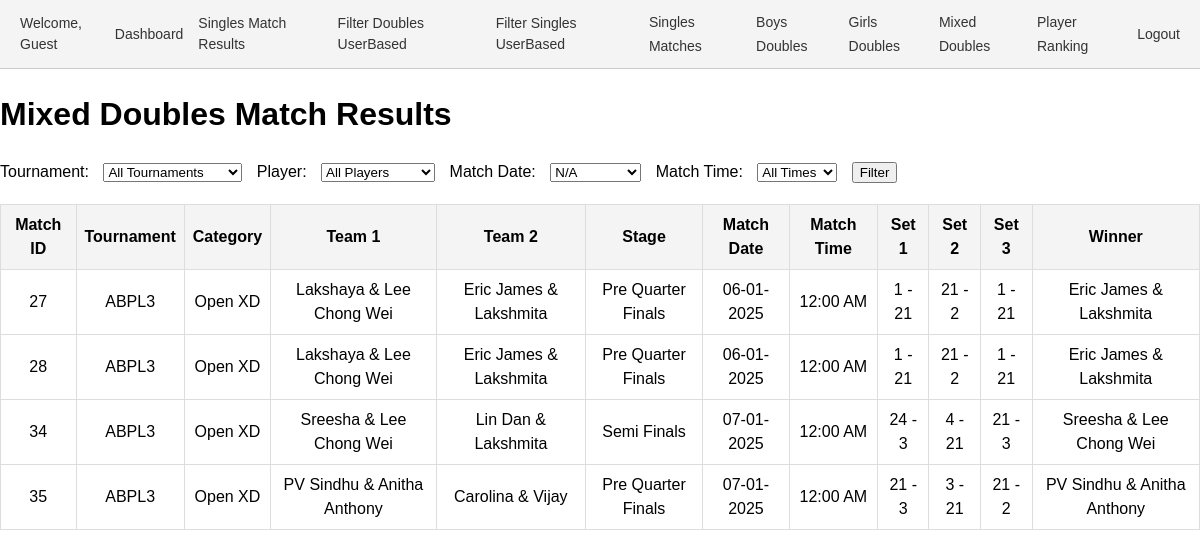
Before: /results_xd.php with the older database file.
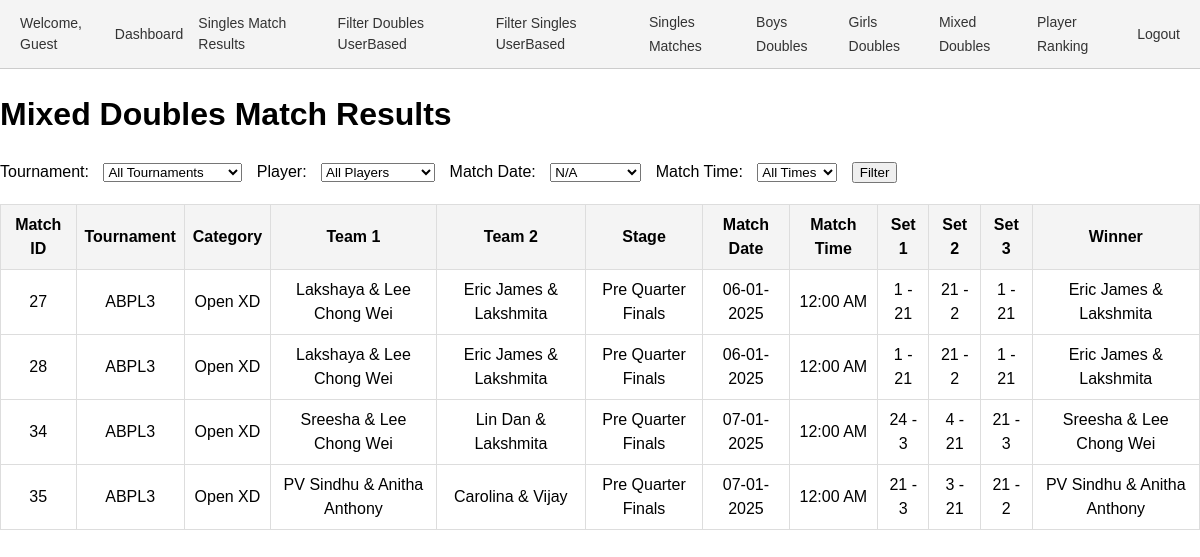
After: the same page with the newer database file.
### tables this page shows
CREATE TABLE `matches` (
  `id` int(11) NOT NULL,
  `tournament_id` int(11) NOT NULL,
  `category_id` int(11) NOT NULL,
  `pool` enum('A','B') DEFAULT NULL,
  `player1_id` int(11) DEFAULT NULL,
  `player2_id` int(11) DEFAULT NULL,
  `pre_quarter` tinyint(1) DEFAULT 0,
  `quarter` tinyint(1) DEFAULT 0,
  `semi` tinyint(1) DEFAULT 0,
  `final` tinyint(1) DEFAULT 0,
  `set1_player1_points` int(11) DEFAULT 0,
  `set1_player2_points` int(11) DEFAULT 0,
  `set2_player1_points` int(11) DEFAULT 0,
  `set2_player2_points` int(11) DEFAULT 0,
  `set3_player1_points` int(11) DEFAULT 0,
  `set3_player2_points` int(11) DEFAULT 0,
  `created_by` int(11) DEFAULT NULL,
  `stage` enum('Pre Quarter Finals','Quarter Finals','Semifinals','Finals','Preliminary') NOT NULL,
  `match_date` date DEFAULT NULL,
  `match_time` varchar(255) NOT NULL,
  `date` date DEFAULT NULL,
  `team1_player1_id` int(11) NOT NULL DEFAULT 0,
  `team1_player2_id` int(11) NOT NULL DEFAULT 0,
  `team2_player1_id` int(11) DEFAULT 0,
  `team2_player2_id` int(11) DEFAULT 0,
  `set1_team1_points` int(11) NOT NULL DEFAULT 0,
  `set1_team2_points` int(11) DEFAULT 0,
  `set2_team1_points` int(11) DEFAULT 0,
  `set2_team2_points` int(11) DEFAULT 0,
  `set3_team1_points` int(11) DEFAULT 0,
  `set3_team2_points` int(11) DEFAULT 0,
  `player3_id` int(11) DEFAULT NULL,
  `player4_id` int(11) DEFAULT NULL,
  `deleted_at` datetime DEFAULT NULL
);

CREATE TABLE `tournaments` (
  `id` int(11) NOT NULL,
  `name` varchar(255) NOT NULL,
  `created_by` int(11) DEFAULT NULL,
  `year` int(11) NOT NULL DEFAULT year(curdate()),
  `moderated_by` int(11) DEFAULT NULL
);

CREATE TABLE `categories` (
  `id` int(11) NOT NULL,
  `name` varchar(255) NOT NULL,
  `created_by` int(11) NOT NULL,
  `age_group` varchar(255) DEFAULT NULL,
  `sex` varchar(10) DEFAULT NULL,
  `type` enum('singles','doubles','mixed doubles') DEFAULT 'singles',
  `tournament_id` int(11) NOT NULL
);

### results_xd.php (the view, shortened to what this page needs)
<?php include 'header.php'; ?>
<?php
require_once 'conn.php';
$conn = new mysqli($servername, $username, $password, $dbname);
$match_date = $_GET['match_date'] ?? '';
$dates = $conn->query("SELECT DISTINCT match_date FROM matches ORDER BY match_date");
$query = "
    SELECT
        m.id AS match_id,
        t.name AS tournament_name,
        c.name AS category_name,
        c.type AS category_type, /* Singles, Doubles, or Mixed Doubles */
        p1.name AS team1_player1_name,
        p2.name AS team1_player2_name,
        p3.name AS team2_player1_name,
        p4.name AS team2_player2_name,
        m.stage,
        m.match_date,
        m.match_time,
        m.set1_team1_points,
        m.set1_team2_points,
        m.set2_team1_points,
        m.set2_team2_points,
        m.set3_team1_points,
        m.set3_team2_points
    FROM matches m
    INNER JOIN tournaments t ON m.tournament_id = t.id
    INNER JOIN categories c ON m.category_id = c.id
    LEFT JOIN players p1 ON m.team1_player1_id = p1.id
    LEFT JOIN players p2 ON m.team1_player2_id = p2.id
    LEFT JOIN players p3 ON m.team2_player1_id = p3.id
    LEFT JOIN players p4 ON m.team2_player2_id = p4.id
    WHERE c.type = 'mixed doubles' /* Filter only Mixed Doubles categories */
";
$query .= " ORDER BY m.id";
$result = $conn->query($query);
?>
<!DOCTYPE html>
<html lang="en">
<head>
</head>
<body>
    <h1>Mixed Doubles Match Results</h1>
    <form method="get">
        <label for="tournament_id">Tournament:</label>
        <select name="tournament_id" id="tournament_id">
            <option value="">All Tournaments</option>
        </select>
        <label for="player_id">Player:</label>
        <select name="player_id" id="player_id">
            <option value="">All Players</option>
        </select>
        <label for="match_date">Match Date:</label>
        <select name="match_date" id="match_date">
            <?php while ($row = $dates->fetch_assoc()): ?>
                <option value="<?= $row['match_date'] ?>" <?= $match_date == $row['match_date'] ? 'selected' : '' ?>>
                    <?= $row['match_date'] ? date("d-m-Y", strtotime($row['match_date'])) : 'N/A' ?>
                </option>
            <?php endwhile; ?>
        </select>
        <label for="datetime">Match Time:</label>
        <select name="datetime" id="datetime">
            <option value="">All Times</option>
        </select>
        <button type="submit">Filter</button>
    </form>
    <?php if ($result->num_rows > 0): ?>
        <table>
            <tr>
                <th>Match ID</th>
                <th>Tournament</th>
                <th>Category</th>
                <th>Team 1</th>
                <th>Team 2</th>
                <th>Stage</th>
                <th>Match Date</th>
                <th>Match Time</th>
                <th>Set 1</th>
                <th>Set 2</th>
                <th>Set 3</th>
                <th>Winner</th>
            </tr>
            <?php while ($row = $result->fetch_assoc()):
                $team1 = $row['team1_player1_name'] . " & " . $row['team1_player2_name'];
                $team2 = $row['team2_player1_name'] . " & " . $row['team2_player2_name'];
                $team1_total = $row['set1_team1_points'] + $row['set2_team1_points'] + $row['set3_team1_points'];
                $team2_total = $row['set1_team2_points'] + $row['set2_team2_points'] + $row['set3_team2_points'];
                $winner = $team1_total > $team2_total ? $team1 : ($team1_total < $team2_total ? $team2 : 'Draw');
            ?>
                <tr>
                    <td><?= $row['match_id'] ?></td>
                    <td><?= $row['tournament_name'] ?></td>
                    <td><?= $row['category_name'] ?></td>
                    <td><?= $team1 ?></td>
                    <td><?= $team2 ?></td>
                    <td><?= $row['stage'] ?></td>
                    <td><?= $row['match_date'] ? date("d-m-Y", strtotime($row['match_date'])) : 'N/A' ?></td>
                    <td><?= $row['match_time'] ? date("h:i A", strtotime($row['match_time'])) : 'N/A' ?></td>
                    <td><?= $row['set1_team1_points'] . ' - ' . $row['set1_team2_points'] ?></td>
                    <td><?= $row['set2_team1_points'] . ' - ' . $row['set2_team2_points'] ?></td>
                    <td><?= $row['set3_team1_points'] . ' - ' . $row['set3_team2_points'] ?></td>
                    <td><?= $winner ?></td>
                </tr>
            <?php endwhile; ?>
        </table>
    <?php else: ?>
        <p>No matches found for the selected filters.</p>
    <?php endif; ?>
</body>
</html>

Changed rows visible on the page:
changed matches id 34: stage "Semi Finals" → "Pre Quarter Finals"
